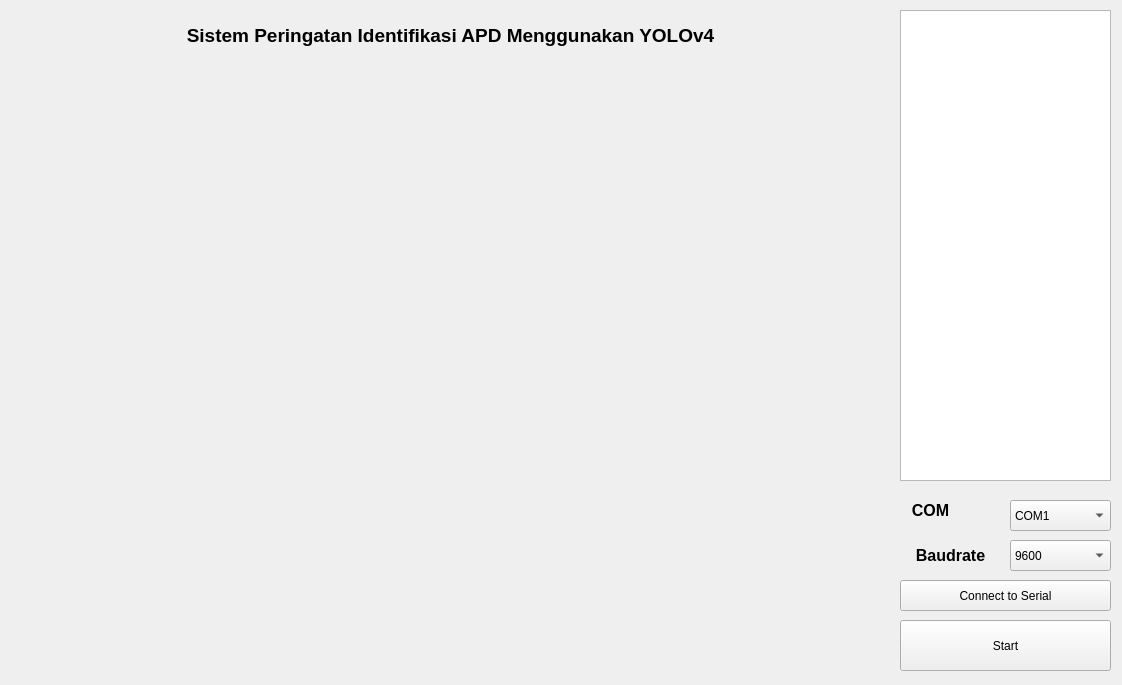
<?xml version="1.0" encoding="UTF-8"?>
<ui version="4.0">
 <class>Form</class>
 <widget class="QWidget" name="Form">
  <property name="geometry">
   <rect>
    <x>0</x>
    <y>0</y>
    <width>1122</width>
    <height>685</height>
   </rect>
  </property>
  <property name="windowTitle">
   <string>Cam view</string>
  </property>
  <widget class="QLabel" name="image_label_cam">
   <property name="geometry">
    <rect>
     <x>20</x>
     <y>70</y>
     <width>861</width>
     <height>591</height>
    </rect>
   </property>
   <property name="text">
    <string/>
   </property>
  </widget>
  <widget class="QPlainTextEdit" name="plainTextEdit_print">
   <property name="geometry">
    <rect>
     <x>900</x>
     <y>10</y>
     <width>211</width>
     <height>471</height>
    </rect>
   </property>
   <property name="sizePolicy">
    <sizepolicy hsizetype="Minimum" vsizetype="Minimum">
     <horstretch>0</horstretch>
     <verstretch>0</verstretch>
    </sizepolicy>
   </property>
  </widget>
  <widget class="QPushButton" name="start_bt">
   <property name="geometry">
    <rect>
     <x>900</x>
     <y>620</y>
     <width>211</width>
     <height>51</height>
    </rect>
   </property>
   <property name="text">
    <string>Start</string>
   </property>
  </widget>
  <widget class="QLabel" name="label_text">
   <property name="geometry">
    <rect>
     <x>100</x>
     <y>20</y>
     <width>701</width>
     <height>31</height>
    </rect>
   </property>
   <property name="text">
    <string>&lt;html&gt;&lt;head/&gt;&lt;body&gt;&lt;p&gt;&lt;span style=&quot; font-size:14pt; font-weight:600;&quot;&gt;Sistem Peringatan Identifikasi APD Menggunakan YOLOv4&lt;/span&gt;&lt;/p&gt;&lt;/body&gt;&lt;/html&gt;</string>
   </property>
   <property name="textFormat">
    <enum>Qt::AutoText</enum>
   </property>
   <property name="alignment">
    <set>Qt::AlignCenter</set>
   </property>
  </widget>
  <widget class="QLabel" name="image_label_logo1">
   <property name="geometry">
    <rect>
     <x>30</x>
     <y>10</y>
     <width>48</width>
     <height>48</height>
    </rect>
   </property>
   <property name="text">
    <string/>
   </property>
  </widget>
  <widget class="QLabel" name="image_label_logo2">
   <property name="geometry">
    <rect>
     <x>820</x>
     <y>10</y>
     <width>48</width>
     <height>48</height>
    </rect>
   </property>
   <property name="text">
    <string/>
   </property>
  </widget>
  <widget class="QComboBox" name="COM_Box">
   <property name="geometry">
    <rect>
     <x>1010</x>
     <y>500</y>
     <width>101</width>
     <height>31</height>
    </rect>
   </property>
   <item>
    <property name="text">
     <string>COM1</string>
    </property>
   </item>
   <item>
    <property name="text">
     <string>COM2</string>
    </property>
   </item>
   <item>
    <property name="text">
     <string>COM3</string>
    </property>
   </item>
   <item>
    <property name="text">
     <string>COM4</string>
    </property>
   </item>
   <item>
    <property name="text">
     <string>COM5</string>
    </property>
   </item>
  </widget>
  <widget class="QComboBox" name="Baudrate_Box">
   <property name="geometry">
    <rect>
     <x>1010</x>
     <y>540</y>
     <width>101</width>
     <height>31</height>
    </rect>
   </property>
   <item>
    <property name="text">
     <string>9600</string>
    </property>
   </item>
   <item>
    <property name="text">
     <string>115200</string>
    </property>
   </item>
  </widget>
  <widget class="QLabel" name="label_text_2">
   <property name="geometry">
    <rect>
     <x>890</x>
     <y>500</y>
     <width>81</width>
     <height>21</height>
    </rect>
   </property>
   <property name="text">
    <string>&lt;html&gt;&lt;head/&gt;&lt;body&gt;&lt;p&gt;&lt;span style=&quot; font-size:12pt; font-weight:600;&quot;&gt;COM&lt;/span&gt;&lt;/p&gt;&lt;/body&gt;&lt;/html&gt;</string>
   </property>
   <property name="textFormat">
    <enum>Qt::AutoText</enum>
   </property>
   <property name="alignment">
    <set>Qt::AlignCenter</set>
   </property>
  </widget>
  <widget class="QLabel" name="label_text_3">
   <property name="geometry">
    <rect>
     <x>900</x>
     <y>540</y>
     <width>101</width>
     <height>31</height>
    </rect>
   </property>
   <property name="text">
    <string>&lt;html&gt;&lt;head/&gt;&lt;body&gt;&lt;p&gt;&lt;span style=&quot; font-size:12pt; font-weight:600;&quot;&gt;Baudrate&lt;/span&gt;&lt;/p&gt;&lt;/body&gt;&lt;/html&gt;</string>
   </property>
   <property name="textFormat">
    <enum>Qt::AutoText</enum>
   </property>
   <property name="alignment">
    <set>Qt::AlignCenter</set>
   </property>
  </widget>
  <widget class="QPushButton" name="connect_bt">
   <property name="geometry">
    <rect>
     <x>900</x>
     <y>580</y>
     <width>211</width>
     <height>31</height>
    </rect>
   </property>
   <property name="text">
    <string>Connect to Serial</string>
   </property>
  </widget>
 </widget>
 <resources/>
 <connections/>
</ui>
